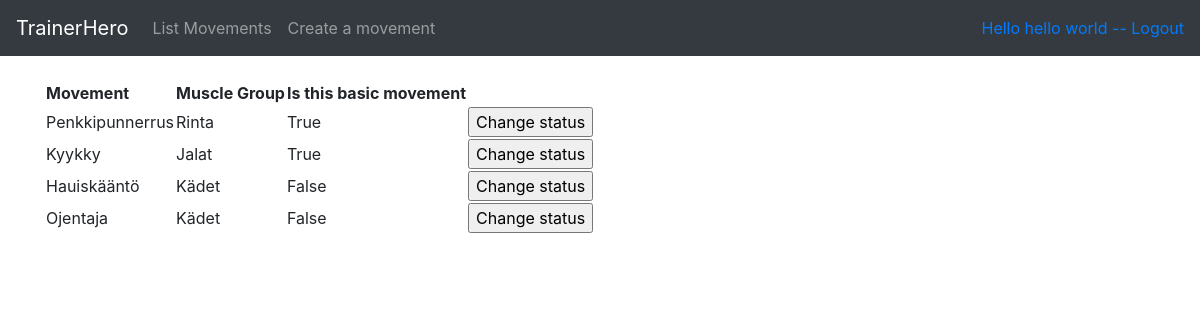
The page /movements (signed in) on the database as committed earlier.
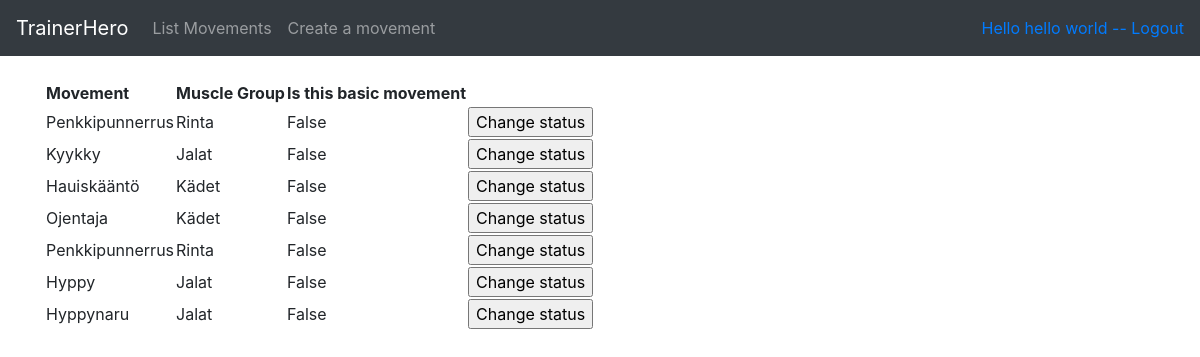
The same page on the database as committed later.
### application/auth/models.py (models this page shows, shortened)
class User(Base):
    __tablename__ = "account"
    date_created = db.Column(db.DateTime, default=db.func.current_timestamp())
    date_modified = db.Column(db.DateTime, default=db.func.current_timestamp(),
                              onupdate=db.func.current_timestamp())
    name = db.Column(db.String(144), nullable=False)
    username = db.Column(db.String(144), nullable=False)
    password = db.Column(db.String(144), nullable=False)

### application/movements/models.py (models this page shows, shortened)
class Movement(Base):
    name = db.Column(db.String(144), nullable=False)
    muscleGroup = db.Column(db.String(144), nullable=False)
    isTemplate = db.Column(db.Boolean, nullable=False)

### application/movements/views.py (the view)
@app.route("/movements", methods=["GET"])
@login_required
def movements_index():
    return render_template("movements/list.html", movements = Movement.query.all())

### application/__init__.py (called while the page is built)
@login_manager.user_loader
def load_user(user_id):
    return User.query.get(user_id)

### application/templates/movements/list.html
{% extends "layout.html" %}
{% block body %}
  <table>
    <tr>
      <th>Movement</th>
      <th>Muscle Group</th>
      <th>Is this basic movement</th>
    </tr>
    {% for movement in movements %}
    <tr>
      <td>{{ movement.name }}</td>
      <td>{{ movement.muscleGroup }}</td>
      <td>{{ movement.isTemplate }}</td>
      <td>
          <form method="POST" action="{{ url_for('add_movement_template', movement_id=movement.id) }}">
            <input type="submit" value="Change status"/>
          </form>
      </td>
    </tr>
    {% endfor %}
  </table>
{% endblock %}

### application/templates/layout.html (shortened to what this page needs)
<!DOCTYPE html>
<html>
  <head>
    <link rel="stylesheet" href="https://maxcdn.bootstrapcdn.com/bootstrap/4.0.0/css/bootstrap.min.css">
  </head>
  <body>
    <nav class="navbar navbar-expand-md navbar-dark bg-dark mb-4">
      <a class="navbar-brand" href="#">TrainerHero</a>
      <div class="collapse navbar-collapse" id="navbarCollapse">
        <ul class="navbar-nav mr-auto">
          <li class="nav-item">
            <a class="nav-link" href="{{ url_for('movements_index') }} ">List Movements</a>
          </li>
          <li class="nav-item">
            <a class="nav-link" href="{{ url_for('movement_form') }} ">Create a movement</a>
          </li>
        </ul>
        <div class="form-inline mt-2 mt-md-0">
          {% if current_user.is_authenticated %}
          <a href="{{ url_for('auth_logout') }}">Hello {{ current_user.name }} -- Logout</a>
          {% endif %}
        </div>
      </div>
    </nav>
    <main role="main" class="container">
    {% block body %}{% endblock %}
    </main>
  </body>
</html>

Rows that differ between the two databases and show on the page:
changed Movement (number 1 of 7 on the later page): isTemplate "True" → "False"
changed Movement "Kyykky": isTemplate "True" → "False"
added Movement: name "Penkkipunnerrus", muscleGroup "Rinta", isTemplate "False"
added Movement: name "Hyppy", muscleGroup "Jalat", isTemplate "False"
added Movement: name "Hyppynaru", muscleGroup "Jalat", isTemplate "False"
